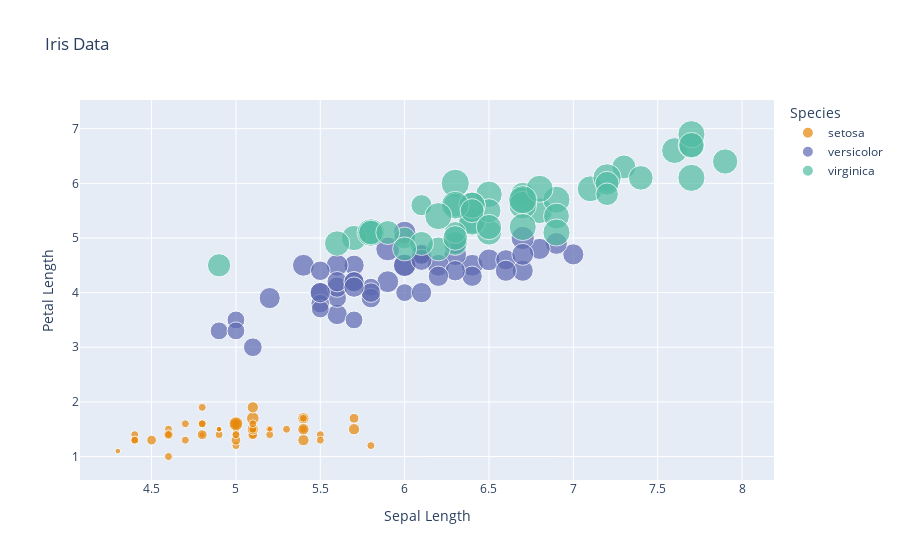

Notebook source saved alongside this figure:
### Code cell
import plotly.express as px

iris = px.data.iris() # iris is a pandas DataFrame
fig = px.scatter(iris, x = "sepal_length", y = "petal_length", color = 'species', 
                 size = "petal_width", hover_data = ['petal_width'], 
                 labels = dict(sepal_length = "Sepal Length", petal_length = "Petal Length", species = "Species"),
                title = "Iris Data", color_discrete_sequence = px.colors.qualitative.Vivid)
fig.show()

### Figure 1 — Plotly figure (JSON) as saved in the notebook; plotly's stock layout.template omitted (floating-point values rounded to 4 significant figures)
{"data": [{"customdata": [[0.2], [0.2], [0.2], [0.2], [0.2], [0.4], [0.3], [0.2], [0.2], [0.1], [0.2], [0.2], [0.1], [0.1], [0.2], [0.4], [0.4], [0.3], [0.3], [0.3], [0.2], [0.4], [0.2], [0.5], [0.2], [0.2], [0.4], [0.2], [0.2], [0.2], [0.2], [0.4], [0.1], [0.2], [0.1], [0.2], [0.2], [0.1], [0.2], [0.2], [0.3], [0.3], [0.2], [0.6], [0.4], [0.3], [0.2], [0.2], [0.2], [0.2]], "hovertemplate": "Species=setosa<br>Sepal Length=%{x}<br>Petal Length=%{y}<br>petal_width=%{customdata[0]}<extra></extra>", "legendgroup": "setosa", "marker": {"color": "rgb(229, 134, 6)", "size": [0.2, 0.2, 0.2, 0.2, 0.2, 0.4, 0.3, 0.2, 0.2, 0.1, 0.2, 0.2, 0.1, 0.1, 0.2, 0.4, 0.4, 0.3, 0.3, 0.3, 0.2, 0.4, 0.2, 0.5, 0.2, 0.2, 0.4, 0.2, 0.2, 0.2, 0.2, 0.4, 0.1, 0.2, 0.1, 0.2, 0.2, 0.1, 0.2, 0.2, 0.3, 0.3, 0.2, 0.6, 0.4, 0.3, 0.2, 0.2, 0.2, 0.2], "sizemode": "area", "sizeref": 0.00625, "symbol": "circle"}, "mode": "markers", "name": "setosa", "orientation": "v", "showlegend": true, "type": "scatter", "x": [5.1, 4.9, 4.7, 4.6, 5, 5.4, 4.6, 5, 4.4, 4.9, 5.4, 4.8, 4.8, 4.3, 5.8, 5.7, 5.4, 5.1, 5.7, 5.1, 5.4, 5.1, 4.6, 5.1, 4.8, 5, 5, 5.2, 5.2, 4.7, 4.8, 5.4, 5.2, 5.5, 4.9, 5, 5.5, 4.9, 4.4, 5.1, 5, 4.5, 4.4, 5, 5.1, 4.8, 5.1, 4.6, 5.3, 5], "xaxis": "x", "y": [1.4, 1.4, 1.3, 1.5, 1.4, 1.7, 1.4, 1.5, 1.4, 1.5, 1.5, 1.6, 1.4, 1.1, 1.2, 1.5, 1.3, 1.4, 1.7, 1.5, 1.7, 1.5, 1, 1.7, 1.9, 1.6, 1.6, 1.5, 1.4, 1.6, 1.6, 1.5, 1.5, 1.4, 1.5, 1.2, 1.3, 1.5, 1.3, 1.5, 1.3, 1.3, 1.3, 1.6, 1.9, 1.4, 1.6, 1.4, 1.5, 1.4], "yaxis": "y"}, {"customdata": [[1.4], [1.5], [1.5], [1.3], [1.5], [1.3], [1.6], [1], [1.3], [1.4], [1], [1.5], [1], [1.4], [1.3], [1.4], [1.5], [1], [1.5], [1.1], [1.8], [1.3], [1.5], [1.2], [1.3], [1.4], [1.4], [1.7], [1.5], [1], [1.1], [1], [1.2], [1.6], [1.5], [1.6], [1.5], [1.3], [1.3], [1.3], [1.2], [1.4], [1.2], [1], [1.3], [1.2], [1.3], [1.3], [1.1], [1.3]], "hovertemplate": "Species=versicolor<br>Sepal Length=%{x}<br>Petal Length=%{y}<br>petal_width=%{customdata[0]}<extra></extra>", "legendgroup": "versicolor", "marker": {"color": "rgb(93, 105, 177)", "size": [1.4, 1.5, 1.5, 1.3, 1.5, 1.3, 1.6, 1, 1.3, 1.4, 1, 1.5, 1, 1.4, 1.3, 1.4, 1.5, 1, 1.5, 1.1, 1.8, 1.3, 1.5, 1.2, 1.3, 1.4, 1.4, 1.7, 1.5, 1, 1.1, 1, 1.2, 1.6, 1.5, 1.6, 1.5, 1.3, 1.3, 1.3, 1.2, 1.4, 1.2, 1, 1.3, 1.2, 1.3, 1.3, 1.1, 1.3], "sizemode": "area", "sizeref": 0.00625, "symbol": "circle"}, "mode": "markers", "name": "versicolor", "orientation": "v", "showlegend": true, "type": "scatter", "x": [7, 6.4, 6.9, 5.5, 6.5, 5.7, 6.3, 4.9, 6.6, 5.2, 5, 5.9, 6, 6.1, 5.6, 6.7, 5.6, 5.8, 6.2, 5.6, 5.9, 6.1, 6.3, 6.1, 6.4, 6.6, 6.8, 6.7, 6, 5.7, 5.5, 5.5, 5.8, 6, 5.4, 6, 6.7, 6.3, 5.6, 5.5, 5.5, 6.1, 5.8, 5, 5.6, 5.7, 5.7, 6.2, 5.1, 5.7], "xaxis": "x", "y": [4.7, 4.5, 4.9, 4, 4.6, 4.5, 4.7, 3.3, 4.6, 3.9, 3.5, 4.2, 4, 4.7, 3.6, 4.4, 4.5, 4.1, 4.5, 3.9, 4.8, 4, 4.9, 4.7, 4.3, 4.4, 4.8, 5, 4.5, 3.5, 3.8, 3.7, 3.9, 5.1, 4.5, 4.5, 4.7, 4.4, 4.1, 4, 4.4, 4.6, 4, 3.3, 4.2, 4.2, 4.2, 4.3, 3, 4.1], "yaxis": "y"}, {"customdata": [[2.5], [1.9], [2.1], [1.8], [2.2], [2.1], [1.7], [1.8], [1.8], [2.5], [2], [1.9], [2.1], [2], [2.4], [2.3], [1.8], [2.2], [2.3], [1.5], [2.3], [2], [2], [1.8], [2.1], [1.8], [1.8], [1.8], [2.1], [1.6], [1.9], [2], [2.2], [1.5], [1.4], [2.3], [2.4], [1.8], [1.8], [2.1], [2.4], [2.3], [1.9], [2.3], [2.5], [2.3], [1.9], [2], [2.3], [1.8]], "hovertemplate": "Species=virginica<br>Sepal Length=%{x}<br>Petal Length=%{y}<br>petal_width=%{customdata[0]}<extra></extra>", "legendgroup": "virginica", "marker": {"color": "rgb(82, 188, 163)", "size": [2.5, 1.9, 2.1, 1.8, 2.2, 2.1, 1.7, 1.8, 1.8, 2.5, 2, 1.9, 2.1, 2, 2.4, 2.3, 1.8, 2.2, 2.3, 1.5, 2.3, 2, 2, 1.8, 2.1, 1.8, 1.8, 1.8, 2.1, 1.6, 1.9, 2, 2.2, 1.5, 1.4, 2.3, 2.4, 1.8, 1.8, 2.1, 2.4, 2.3, 1.9, 2.3, 2.5, 2.3, 1.9, 2, 2.3, 1.8], "sizemode": "area", "sizeref": 0.00625, "symbol": "circle"}, "mode": "markers", "name": "virginica", "orientation": "v", "showlegend": true, "type": "scatter", "x": [6.3, 5.8, 7.1, 6.3, 6.5, 7.6, 4.9, 7.3, 6.7, 7.2, 6.5, 6.4, 6.8, 5.7, 5.8, 6.4, 6.5, 7.7, 7.7, 6, 6.9, 5.6, 7.7, 6.3, 6.7, 7.2, 6.2, 6.1, 6.4, 7.2, 7.4, 7.9, 6.4, 6.3, 6.1, 7.7, 6.3, 6.4, 6, 6.9, 6.7, 6.9, 5.8, 6.8, 6.7, 6.7, 6.3, 6.5, 6.2, 5.9], "xaxis": "x", "y": [6, 5.1, 5.9, 5.6, 5.8, 6.6, 4.5, 6.3, 5.8, 6.1, 5.1, 5.3, 5.5, 5, 5.1, 5.3, 5.5, 6.7, 6.9, 5, 5.7, 4.9, 6.7, 4.9, 5.7, 6, 4.8, 4.9, 5.6, 5.8, 6.1, 6.4, 5.6, 5.1, 5.6, 6.1, 5.6, 5.5, 4.8, 5.4, 5.6, 5.1, 5.1, 5.9, 5.7, 5.2, 5, 5.2, 5.4, 5.1], "yaxis": "y"}], "layout": {"legend": {"itemsizing": "constant", "title": {"text": "Species"}, "tracegroupgap": 0}, "title": {"text": "Iris Data"}, "xaxis": {"anchor": "y", "domain": [0, 1], "title": {"text": "Sepal Length"}}, "yaxis": {"anchor": "x", "domain": [0, 1], "title": {"text": "Petal Length"}}}}
